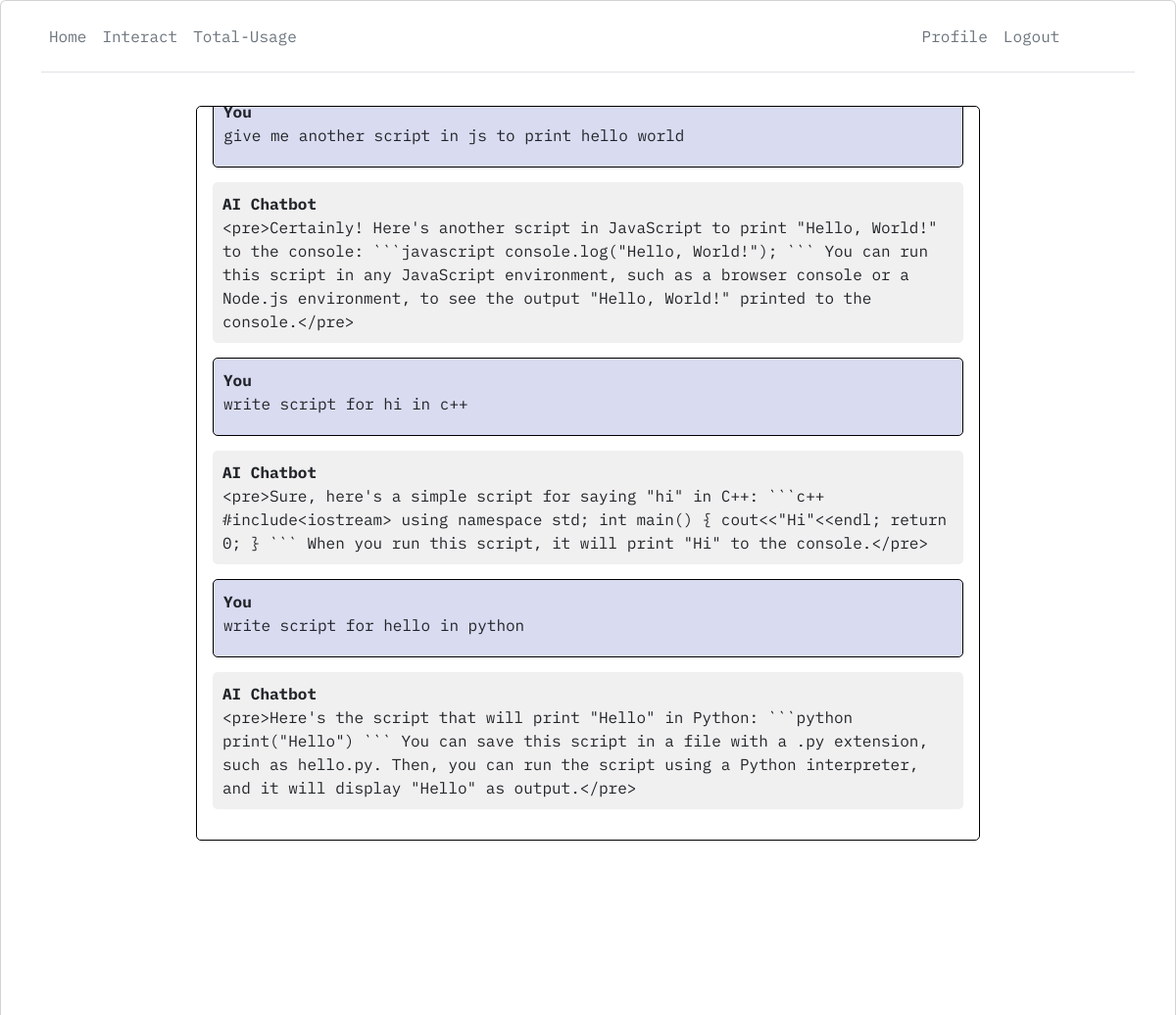
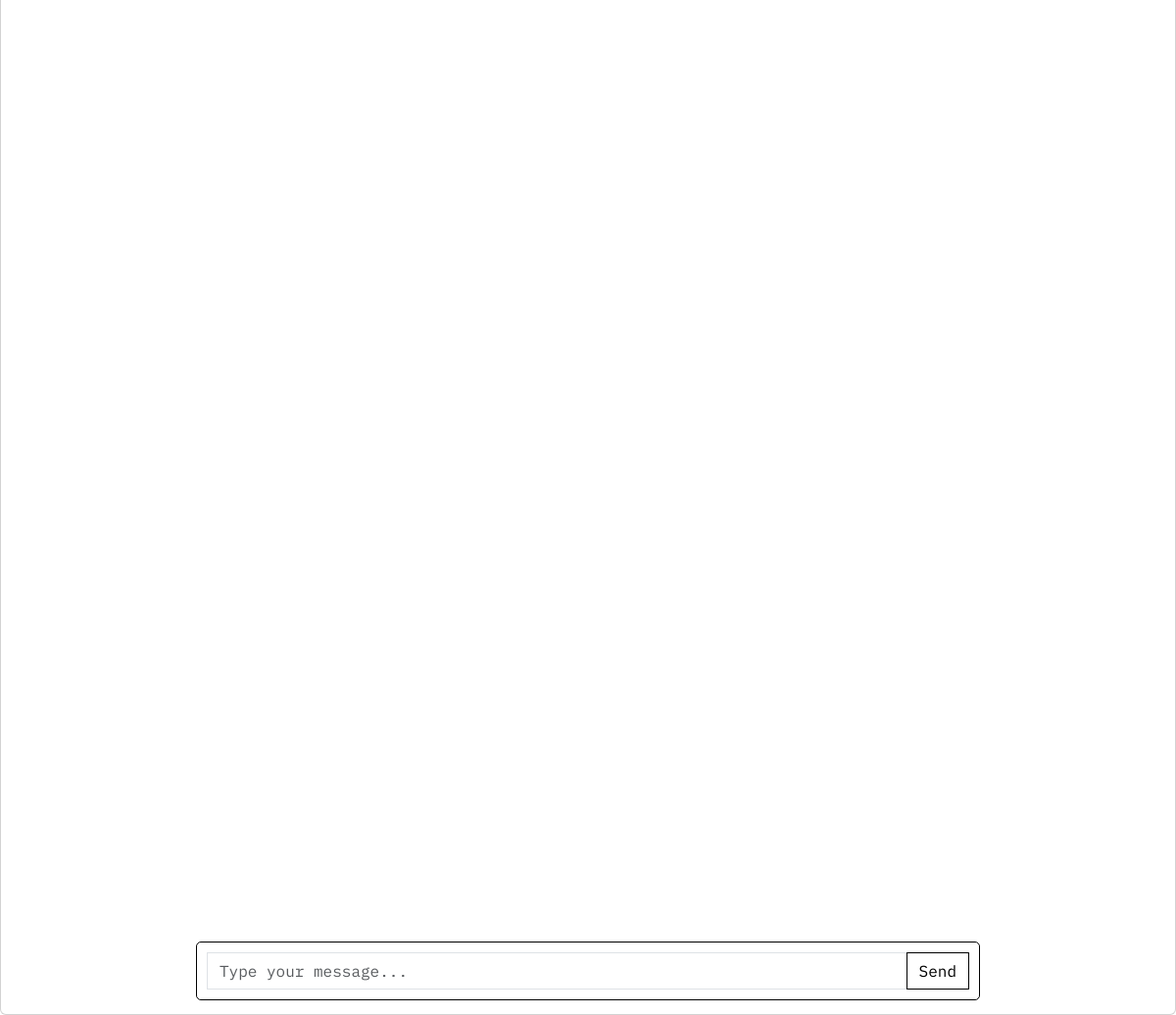
The app's page / (signed in), older data (2 pictures, top to bottom).
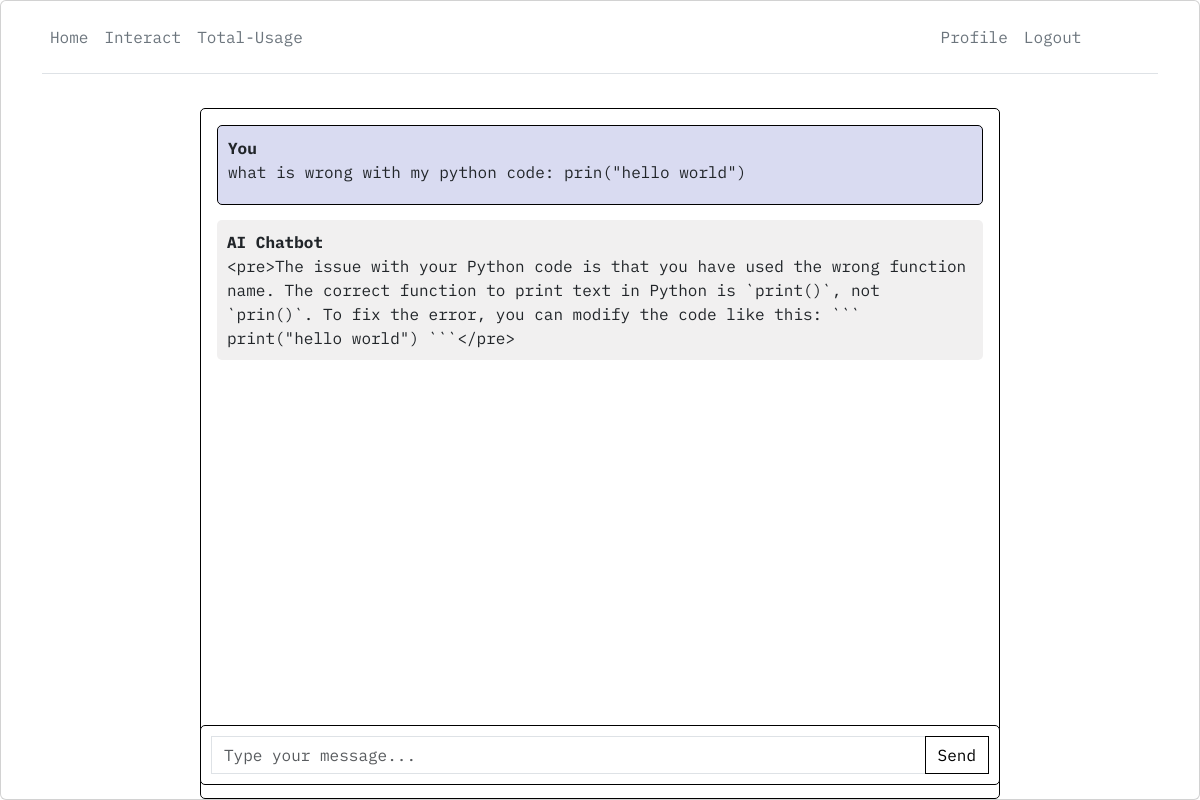
The same page, newer data.
### core/models.py (models this page shows, shortened)
class Chat(models.Model):
  user = models.ForeignKey(User, on_delete=models.CASCADE)
  message = models.TextField()
  response = models.TextField()
  created_at = models.DateTimeField(auto_now_add=True)

### core/views.py (the view)
@login_required(login_url='login')
def home(request):
  chats = Chat.objects.filter(user=request.user)
  if request.method == 'POST':
    message = request.POST.get('message')
    response = process(message)
    chat = Chat(user=request.user, message=message, response=response, created_at=timezone.now())
    chat.save()
    return JsonResponse({"message": message, "response": response})
  return render(request, 'home.html', {'chats': chats})

### templates/home.html (shortened to what this page needs)
{% extends 'base.html' %}
{% load static %}
{% block styles %}
<link rel="stylesheet" type="text/css" href="{% static 'core/home.css' %}">
{% endblock %}
{% block content %}
<div class="chat-container">
  <div class="card flex-grow-1">
    <div class="container">
      <header class="d-flex flex-wrap align-items-center justify-content-center justify-content-md-between py-3 mb-4 border-bottom">
        <ul class="nav col-12 col-md-auto mb-2 justify-content-center mb-md-0">
          <li><a href="#" class="nav-link px-2 link-secondary">Home</a></li>
          <li><a href="#" class="nav-link px-2 link-secondary">Interact</a></li>
          <li><a href="#" class="nav-link px-2 link-secondary">Total-Usage</a></li>
        </ul>
        <div class="col-md-3 text-end">
          <ul class="nav col-12 col-md-auto mb-2 justify-content-center mb-md-0">
            {% if user.is_authenticated %}
              <li><a href="#" class="nav-link px-2 link-secondary">Profile</a></li>
              <li><a href="logout" class="nav-link px-2 link-secondary">Logout</a></li>
            {% else %}
              <li><a href="login" class="nav-link px-2 link-secondary">Login</a></li>
              <li><a href="register" class="nav-link px-2 link-secondary">Register</a></li>
            {% endif %}
          </ul>
        </div>
      </header>
    </div>
    <div class="card-body messages-box custom" id="custom">
      <ul class="list-unstyled messages-list">
        {% for chat in chats %}
          {% if chat.user == request.user %}
            <li class="message sent">
              <div class="message-text">
                <div class="message-sender">
                  <b>You</b>
                </div>
                <div class="message-content">
                  {{ chat.message }}
                </div>
              </div>
            </li>
            <li class="message received">
              <div class="message-text">
                <div class="message-sender">
                  <b>AI Chatbot</b>
                </div>
                <div class="message-content">
                  {{ chat.response }}
                </div>
              </div>
            </li>
          {% endif %}
        {% endfor %}
      </ul>
    </div>
  </div>
  <form class="message-form" style="background-color: white; border: 1px black solid;">
    <div class="input-group" >
      <input type="text" class="form-control message-input" placeholder="Type your message...">
      <div class="input-group-append">
        <button type="submit" class="btn btn-primary btn-send">Send</button>
      </div>
    </div>
  </form>
</div>
{% endblock %}

### templates/base.html (shortened to what this page needs)
{% load static %}
<!DOCTYPE html>
<html lang="en">
  <head>
    <link rel="stylesheet" href="https://stackpath.bootstrapcdn.com/bootstrap/4.3.1/css/bootstrap.min.css">
    <link href="https://cdn.jsdelivr.net/npm/bootstrap@5.3.2/dist/css/bootstrap.min.css" rel="stylesheet">
    {% block styles %}{% endblock %}
  </head>
  <body style="font-family: 'IBM Plex Mono', monospace;">
    {% block content %}{% endblock %}
  </body>
</html>

### core/static/core/home.css (style rules this page uses)
body, html { height: 100%; }
.messages-box { flex: 1; overflow-y: auto; }
.messages-list { padding-left: 0; }
.message { margin-bottom: 15px; list-style: none; }
.message-text { padding: 10px; border-radius: 5px; }
.sent { background-color: #d9dbf1; align-self: flex-end; border: 1px black solid; min-height: 80px; border-radius: 5px; }
.received { background-color: #f1f0f0; align-self: flex-start; min-height: 80px; border-radius: 5px; }
.message-form { display: flex; margin: auto; position: fixed; bottom: 15px; left: 0; right: 0; padding: 10px; background-color: #f8f9fa; width: 800px; border-radius: 5px; }
.message-input { flex: 1; border-radius: 0; border-right: none; }
.btn-send { border-radius: 0; color: black; background-color: white; border: 1px black solid; }
.chat-container { height: 100%; display: flex; flex-direction: column; border-radius: 5px; }
.custom { margin: auto; margin-top: 10px; width: 800px; max-height: 750px; border: 1px black solid; overflow-y: auto; border-radius: 5px; }

Row changes from the older to the newer data that the page shows:
removed Chat: message "give me another script in js to print hello world", response "<pre>Certainly! Here's another script in JavaScript to print \"Hello, World!\" to the console: ```javascript console.log(\"Hello, World!\"); ``` You can run this script in any JavaScript environment, such as a browser console or a Node.js environment, to see the output \"Hello, World!\" printed to the console.</pre>"
removed Chat: message "write script for hi in c++", response "<pre>Sure, here's a simple script for saying \"hi\" in C++: ```c++ #include<iostream> using namespace std; int main() { cout<<\"Hi\"<<endl; return 0; } ``` When you run this script, it will print \"Hi\" to the console.</pre>"
removed Chat: message "write script for hello in python", response "<pre>Here's the script that will print \"Hello\" in Python: ```python print(\"Hello\") ``` You can save this script in a file with a .py extension, such as hello.py. Then, you can run the script using a Python interpreter, and it will display \"Hello\" as output.</pre>"
added Chat: message "what is wrong with my python code: prin(\"hello world\")", response "<pre>The issue with your Python code is that you have used the wrong function name. The correct function to print text in Python is `print()`, not `prin()`. To fix the error, you can modify the code like this: ``` print(\"hello world\") ```</pre>"
